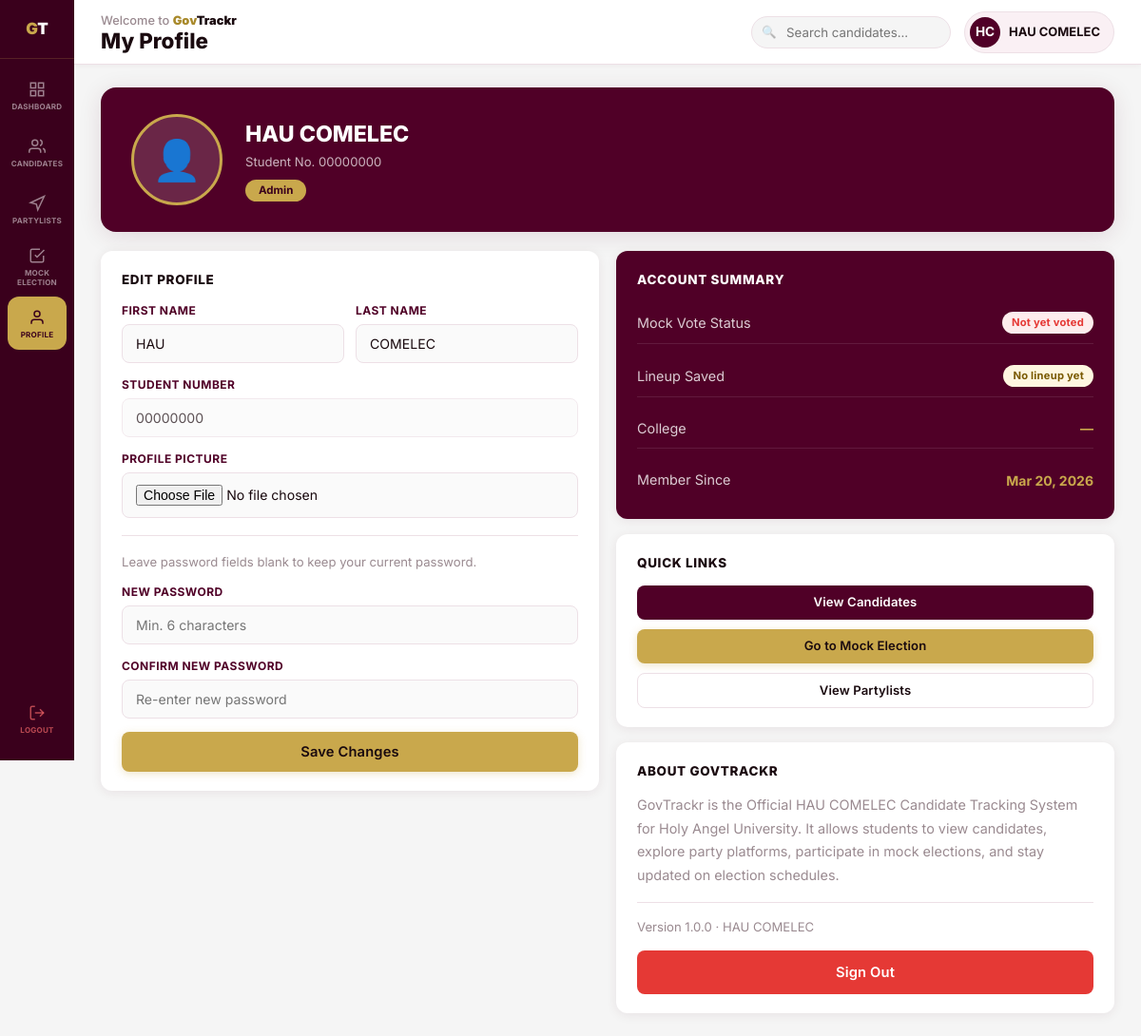
The app's page /profile.php (signed in) with its own data.
### tables this page shows
CREATE TABLE `users` (
  `id` int(11) NOT NULL AUTO_INCREMENT,
  `student_number` varchar(20) NOT NULL,
  `first_name` varchar(80) NOT NULL,
  `last_name` varchar(80) NOT NULL,
  `password` varchar(255) NOT NULL,
  `role` enum('student','admin') DEFAULT 'student',
  `college` varchar(10) DEFAULT NULL,
  `profile_pic` varchar(255) DEFAULT NULL,
  `created_at` timestamp NOT NULL DEFAULT current_timestamp(),
  PRIMARY KEY (`id`),
  UNIQUE KEY `student_number` (`student_number`)
);

### profile.php (the view, shortened to what this page needs)
<?php
$user_id    = $_SESSION['user_id'];
$activePage = 'profile';
$pageTitle  = 'My Profile';
$conn = getDatabaseConnection();
$user = $conn->query("SELECT * FROM users WHERE id = $user_id")->fetch_assoc();
?>
<!DOCTYPE html>
<html lang="en">
<head>
    <link rel="stylesheet" href="css/styles.css">
</head>
<body class="dash-body">
<?php include 'includes/sidebar.php'; ?>
<div style="flex:1; display:flex; flex-direction:column;">
    <?php include 'includes/topbar.php'; ?>
    <main class="dash-content">
        <div class="profile-header">
            <div class="profile-pic-wrap">
                <?php if ($user['profile_pic']): ?>
                    <img src="<?= htmlspecialchars($user['profile_pic']) ?>" alt="Profile" class="profile-pic">
                <?php else: ?>
                    <div class="profile-pic">👤</div>
                <?php endif; ?>
            </div>
            <div>
                <div class="profile-name"><?= htmlspecialchars($user['first_name'] . ' ' . $user['last_name']) ?></div>
                <div class="profile-sn">Student No. <?= htmlspecialchars($user['student_number']) ?></div>
                <span class="profile-role"><?= ucfirst($user['role']) ?></span>
            </div>
        </div>
        <div class="grid-2" style="align-items:start;">
            <div class="card">
                <h3 class="card-title">Edit Profile</h3>
                <form method="POST" action="" enctype="multipart/form-data">
                    <div class="input-row">
                        <div class="form-group">
                            <label class="form-label">First Name</label>
                            <div class="input-wrap">
                                <input type="text" name="first_name" value="<?= htmlspecialchars($user['first_name']) ?>" required>
                            </div>
                        </div>
                        <div class="form-group">
                            <label class="form-label">Last Name</label>
                            <div class="input-wrap">
                                <input type="text" name="last_name" value="<?= htmlspecialchars($user['last_name']) ?>" required>
                            </div>
                        </div>
                    </div>
                    <div class="form-group">
                        <label class="form-label">Student Number</label>
                        <div class="input-wrap" style="opacity:.7;">
                            <input type="text" value="<?= htmlspecialchars($user['student_number']) ?>" disabled>
                        </div>
                    </div>
                    <div class="form-group">
                        <label class="form-label">Profile Picture</label>
                        <div class="input-wrap" style="padding:8px 14px;">
                            <input type="file" name="profile_pic" accept="image/*" style="padding:4px 0;">
                        </div>
                    </div>
                    <hr style="border:none; border-top:1px solid var(--border); margin:18px 0;">
                    <p style="font-size:.82rem; color:var(--muted); margin-bottom:12px;">Leave password fields blank to keep your current password.</p>
                    <div class="form-group">
                        <label class="form-label">New Password</label>
                        <div class="input-wrap">
                            <input type="password" name="new_password" placeholder="Min. 6 characters">
                        </div>
                    </div>
                    <div class="form-group">
                        <label class="form-label">Confirm New Password</label>
                        <div class="input-wrap">
                            <input type="password" name="confirm_password" placeholder="Re-enter new password">
                        </div>
                    </div>
                    <button type="submit" class="btn btn-gold btn-full">Save Changes</button>
                </form>
            </div>
            <div style="display:flex; flex-direction:column; gap:16px;">
                <div class="card card-dark">
                    <h3 class="card-title">Account Summary</h3>
                    <?php
                    $voted = $conn->query("SELECT COUNT(*) AS n FROM votes WHERE voter_id=$user_id")->fetch_assoc()['n'];
                    $lineup_count = $conn->query("SELECT COUNT(*) AS n FROM lineups WHERE user_id=$user_id")->fetch_assoc()['n'];
                    ?>
                    <div style="display:flex; flex-direction:column; gap:12px; margin-top:4px;">
                        <div style="display:flex; justify-content:space-between; align-items:center; padding:10px 0; border-bottom:1px solid rgba(255,255,255,.1);">
                            <span style="opacity:.8; font-size:.9rem;">Mock Vote Status</span>
                            <span class="badge <?= $voted ? 'badge-green' : 'badge-red' ?>">
                                <?= $voted ? 'Voted' : 'Not yet voted' ?>
                            </span>
                        </div>
                        <div style="display:flex; justify-content:space-between; align-items:center; padding:10px 0; border-bottom:1px solid rgba(255,255,255,.1);">
                            <span style="opacity:.8; font-size:.9rem;">Lineup Saved</span>
                            <span class="badge <?= $lineup_count ? 'badge-green' : 'badge-gold' ?>">
                                <?= $lineup_count ? "$lineup_count picks saved" : 'No lineup yet' ?>
                            </span>
                        </div>
                        <div style="display:flex; justify-content:space-between; align-items:center; padding:10px 0; border-bottom:1px solid rgba(255,255,255,.1);">
                            <span style="opacity:.8; font-size:.9rem;">College</span>
                            <span style="color:var(--gold); font-weight:700;">
                                <?= !empty($user['college']) ? htmlspecialchars($user['college']) : '—' ?>
                            </span>
                        </div>
                        <div style="display:flex; justify-content:space-between; align-items:center; padding:10px 0;">
                            <span style="opacity:.8; font-size:.9rem;">Member Since</span>
                            <span style="color:var(--gold); font-weight:700;"><?= date('M j, Y', strtotime($user['created_at'])) ?></span>
                        </div>
                    </div>
                </div>
                <div class="card">
                    <h3 class="card-title">Quick Links</h3>
                    <div style="display:flex; flex-direction:column; gap:10px;">
                        <a href="candidates.php"   class="btn btn-purple">View Candidates</a>
                        <a href="mock_election.php" class="btn btn-gold">Go to Mock Election</a>
                        <a href="partylists.php"   class="btn btn-outline">View Partylists</a>
                    </div>
                </div>
                <div class="card">
                <h3 class="card-title">About GovTrackr</h3>
                <p style="font-size:.9rem; line-height:1.7; color:var(--muted);">
                    GovTrackr is the Official HAU COMELEC Candidate Tracking System for Holy Angel University.
                    It allows students to view candidates, explore party platforms, participate in mock elections,
                    and stay updated on election schedules.
                </p>
                <hr style="border:none; border-top:1px solid var(--border); margin:16px 0;">
                <p style="font-size:.82rem; color:var(--muted);">Version 1.0.0 · HAU COMELEC</p>
                <a href="logout.php" class="btn btn-danger btn-full" style="margin-top:14px;"
                   onclick="return confirm('Are you sure you want to log out?')">
                    Sign Out
                </a>
            </div>
            </div>
        </div>
    </main>
</div>
</body>
</html>

### includes/sidebar.php (shortened to what this page needs)
<?php
$pages = [
    'dashboard'     => ['label' => 'Dashboard',    'href' => '/govtrackr/dashboard.php',     'icon' => '<svg viewBox="0 0 24 24" fill="none" stroke="currentColor" stroke-width="2"><rect x="3" y="3" width="7" height="7"/><rect x="14" y="3" width="7" height="7"/><rect x="3" y="14" width="7" height="7"/><rect x="14" y="14" width="7" height="7"/></svg>'],
    'candidates'    => ['label' => 'Candidates',   'href' => '/govtrackr/candidates.php',    'icon' => '<svg viewBox="0 0 24 24" fill="none" stroke="currentColor" stroke-width="2"><path d="M17 21v-2a4 4 0 0 0-4-4H5a4 4 0 0 0-4 4v2"/><circle cx="9" cy="7" r="4"/><path d="M23 21v-2a4 4 0 0 0-3-3.87"/><path d="M16 3.13a4 4 0 0 1 0 7.75"/></svg>'],
    'partylists'    => ['label' => 'Partylists',   'href' => '/govtrackr/partylists.php',    'icon' => '<svg viewBox="0 0 24 24" fill="none" stroke="currentColor" stroke-width="2"><polygon points="3 11 22 2 13 21 11 13 3 11"/></svg>'],
    'mock-election' => ['label' => 'Mock Election','href' => '/govtrackr/mock_election.php', 'icon' => '<svg viewBox="0 0 24 24" fill="none" stroke="currentColor" stroke-width="2"><path d="M9 11l3 3L22 4"/><path d="M21 12v7a2 2 0 0 1-2 2H5a2 2 0 0 1-2-2V5a2 2 0 0 1 2-2h11"/></svg>'],
    'profile'       => ['label' => 'Profile',      'href' => '/govtrackr/profile.php',       'icon' => '<svg viewBox="0 0 24 24" fill="none" stroke="currentColor" stroke-width="2"><path d="M20 21v-2a4 4 0 0 0-4-4H8a4 4 0 0 0-4 4v2"/><circle cx="12" cy="7" r="4"/></svg>'],
];
$active = $activePage ?? '';
?>
<aside class="sidebar">
    <div class="sidebar-brand">
        <span class="brand-gov">G</span><span class="brand-trackr">T</span>
    </div>
    <nav class="sidebar-nav">
        <?php foreach ($pages as $key => $p): ?>
        <a href="<?= $p['href'] ?>"
           class="nav-item <?= $active === $key ? 'active' : '' ?>"
           title="<?= $p['label'] ?>">
            <span class="nav-icon"><?= $p['icon'] ?></span>
            <span class="nav-label"><?= $p['label'] ?></span>
        </a>
        <?php endforeach; ?>
    </nav>
    <a href="/govtrackr/logout.php" class="nav-item nav-logout" title="Logout">
        <span class="nav-icon">
            <svg viewBox="0 0 24 24" fill="none" stroke="currentColor" stroke-width="2">
                <path d="M9 21H5a2 2 0 0 1-2-2V5a2 2 0 0 1 2-2h4"/>
                <polyline points="16 17 21 12 16 7"/>
                <line x1="21" y1="12" x2="9" y2="12"/>
            </svg>
        </span>
        <span class="nav-label">Logout</span>
    </a>
</aside>

### includes/topbar.php (shortened to what this page needs)
<?php
$pageTitle = $pageTitle ?? 'GovTrackr';
$userName  = $_SESSION['user_name'] ?? 'Student';
$userPic   = $_SESSION['profile_pic'] ?? '';
$parts    = explode(' ', trim($userName));
$initials = strtoupper(substr($parts[0], 0, 1) . (isset($parts[1]) ? substr($parts[1], 0, 1) : ''));
?>
<header class="topbar">
    <div class="topbar-left">
        <p class="topbar-welcome">Welcome to <span class="brand-gov">Gov</span><span class="brand-trackr">Trackr</span></p>
        <h1 class="topbar-title"><?= htmlspecialchars($pageTitle) ?></h1>
    </div>
    <div class="topbar-right">
        <form method="GET" action="/govtrackr/candidates.php" class="search-form">
            <input type="text" name="search" placeholder="Search candidates..."
                   class="search-input" value="<?= htmlspecialchars($_GET['search'] ?? '') ?>">
        </form>
        <a href="/govtrackr/profile.php" class="user-chip">
            <?php if ($userPic): ?>
                <img src="<?= htmlspecialchars($userPic) ?>" alt="avatar" class="user-avatar-img">
            <?php else: ?>
                <div class="user-avatar-icon"><?= $initials ?></div>
            <?php endif; ?>
            <div class="user-chip-info">
                <strong><?= htmlspecialchars($userName) ?></strong>
            </div>
        </a>
    </div>
</header>

### records on screen
users: initials "HC", first_name+last_name "HAU COMELEC", student_number "00000000", role "Admin", first_name "HAU", last_name "COMELEC", created_at "Mar 20, 2026"

### other values on screen
$p['label'] "DASHBOARD"
$p['label'] "CANDIDATES"
$p['label'] "PARTYLISTS"
$p['label'] "MOCK ELECTION"
$p['label'] "PROFILE"
$pageTitle "My Profile"
$userName "HAU COMELEC"
